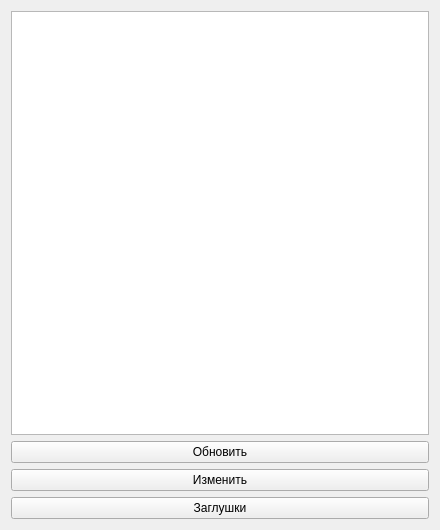
<?xml version="1.0" encoding="UTF-8"?>
<ui version="4.0">
 <class>Widget</class>
 <widget class="QWidget" name="Widget">
  <property name="geometry">
   <rect>
    <x>0</x>
    <y>0</y>
    <width>440</width>
    <height>530</height>
   </rect>
  </property>
  <property name="windowTitle">
   <string>Widget</string>
  </property>
  <layout class="QGridLayout" name="gridLayout">
   <item row="2" column="0">
    <widget class="QPushButton" name="Izmenit_Button">
     <property name="text">
      <string>Изменить</string>
     </property>
    </widget>
   </item>
   <item row="0" column="0">
    <widget class="QTableView" name="tableView"/>
   </item>
   <item row="3" column="0">
    <widget class="QPushButton" name="Perec">
     <property name="text">
      <string>Заглушки</string>
     </property>
    </widget>
   </item>
   <item row="1" column="0">
    <widget class="QPushButton" name="Update">
     <property name="styleSheet">
      <string notr="true"/>
     </property>
     <property name="text">
      <string>Обновить</string>
     </property>
    </widget>
   </item>
  </layout>
 </widget>
 <resources/>
 <connections/>
</ui>
